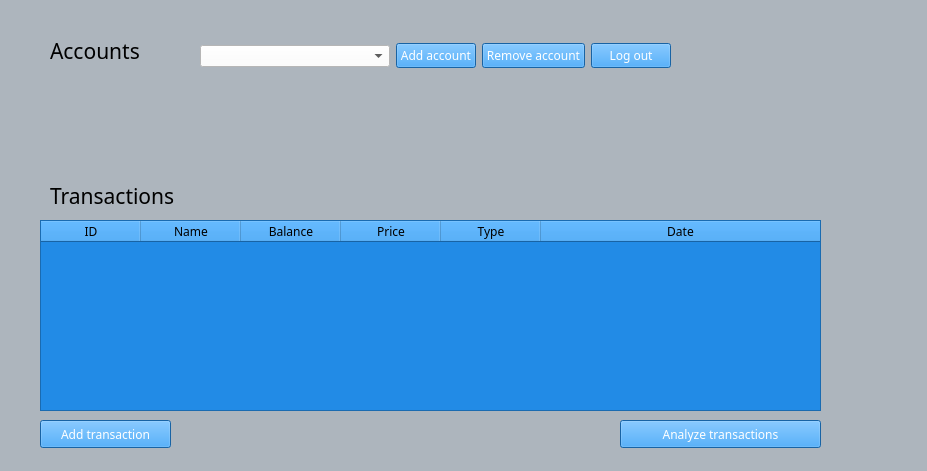
<?xml version="1.0" encoding="UTF-8"?>
<ui version="4.0">
 <class>AccountsForm</class>
 <widget class="QWidget" name="AccountsForm">
  <property name="enabled">
   <bool>true</bool>
  </property>
  <property name="geometry">
   <rect>
    <x>0</x>
    <y>0</y>
    <width>927</width>
    <height>471</height>
   </rect>
  </property>
  <property name="windowTitle">
   <string>Accounts</string>
  </property>
  <property name="toolTip">
   <string>&lt;html&gt;&lt;head/&gt;&lt;body&gt;&lt;p&gt;&lt;br/&gt;&lt;/p&gt;&lt;/body&gt;&lt;/html&gt;</string>
  </property>
  <property name="styleSheet">
   <string notr="true">background-color: #adb5bd</string>
  </property>
  <widget class="QLabel" name="l_accounts">
   <property name="geometry">
    <rect>
     <x>50</x>
     <y>20</y>
     <width>134</width>
     <height>62</height>
    </rect>
   </property>
   <property name="font">
    <font>
     <family>OCR A Extended</family>
     <pointsize>16</pointsize>
    </font>
   </property>
   <property name="text">
    <string>Accounts</string>
   </property>
  </widget>
  <widget class="QPushButton" name="pb_addtransaction">
   <property name="geometry">
    <rect>
     <x>40</x>
     <y>420</y>
     <width>131</width>
     <height>28</height>
    </rect>
   </property>
   <property name="font">
    <font>
     <family>OCR A Extended</family>
    </font>
   </property>
   <property name="styleSheet">
    <string notr="true">background-color:#228be6;
color: #fff</string>
   </property>
   <property name="text">
    <string>Add transaction</string>
   </property>
  </widget>
  <widget class="QLabel" name="l_transactions">
   <property name="geometry">
    <rect>
     <x>50</x>
     <y>180</y>
     <width>251</width>
     <height>31</height>
    </rect>
   </property>
   <property name="font">
    <font>
     <family>OCR A Extended</family>
     <pointsize>16</pointsize>
     <weight>50</weight>
     <bold>false</bold>
    </font>
   </property>
   <property name="text">
    <string>Transactions</string>
   </property>
  </widget>
  <widget class="QTableWidget" name="tw_showinfo">
   <property name="geometry">
    <rect>
     <x>40</x>
     <y>220</y>
     <width>781</width>
     <height>191</height>
    </rect>
   </property>
   <property name="styleSheet">
    <string notr="true">background-color:#228be6;
</string>
   </property>
   <attribute name="horizontalHeaderStretchLastSection">
    <bool>true</bool>
   </attribute>
   <attribute name="verticalHeaderDefaultSectionSize">
    <number>37</number>
   </attribute>
   <attribute name="verticalHeaderMinimumSectionSize">
    <number>30</number>
   </attribute>
   <column>
    <property name="text">
     <string>ID</string>
    </property>
    <property name="font">
     <font>
      <family>OCR A Extended</family>
     </font>
    </property>
   </column>
   <column>
    <property name="text">
     <string>Name</string>
    </property>
    <property name="font">
     <font>
      <family>OCR A Extended</family>
     </font>
    </property>
   </column>
   <column>
    <property name="text">
     <string>Balance</string>
    </property>
    <property name="font">
     <font>
      <family>OCR A Extended</family>
     </font>
    </property>
   </column>
   <column>
    <property name="text">
     <string>Price</string>
    </property>
    <property name="font">
     <font>
      <family>OCR A Extended</family>
     </font>
    </property>
   </column>
   <column>
    <property name="text">
     <string>Type</string>
    </property>
    <property name="font">
     <font>
      <family>OCR A Extended</family>
     </font>
    </property>
   </column>
   <column>
    <property name="text">
     <string>Date</string>
    </property>
    <property name="font">
     <font>
      <family>OCR A Extended</family>
     </font>
    </property>
   </column>
  </widget>
  <widget class="QWidget" name="layoutWidget">
   <property name="geometry">
    <rect>
     <x>200</x>
     <y>40</y>
     <width>471</width>
     <height>32</height>
    </rect>
   </property>
   <layout class="QHBoxLayout" name="horizontalLayout_2">
    <item>
     <widget class="QComboBox" name="cb_dropdown">
      <property name="styleSheet">
       <string notr="true">background-color: #fff</string>
      </property>
     </widget>
    </item>
    <item>
     <layout class="QHBoxLayout" name="horizontalLayout">
      <item>
       <widget class="QPushButton" name="pb_addacc">
        <property name="font">
         <font>
          <family>OCR A Extended</family>
         </font>
        </property>
        <property name="styleSheet">
         <string notr="true">background-color:#228be6;
color: #fff</string>
        </property>
        <property name="text">
         <string>Add account</string>
        </property>
       </widget>
      </item>
      <item>
       <widget class="QPushButton" name="pb_removeacc">
        <property name="font">
         <font>
          <family>OCR A Extended</family>
         </font>
        </property>
        <property name="styleSheet">
         <string notr="true">background-color:#228be6; 
color: #fff</string>
        </property>
        <property name="text">
         <string>Remove account</string>
        </property>
       </widget>
      </item>
      <item>
       <widget class="QPushButton" name="pb_logout">
        <property name="font">
         <font>
          <family>OCR A Extended</family>
         </font>
        </property>
        <property name="styleSheet">
         <string notr="true">background-color:#228be6;
color: #fff</string>
        </property>
        <property name="text">
         <string>Log out</string>
        </property>
       </widget>
      </item>
     </layout>
    </item>
   </layout>
  </widget>
  <widget class="QPushButton" name="pb_analyze">
   <property name="geometry">
    <rect>
     <x>620</x>
     <y>420</y>
     <width>201</width>
     <height>28</height>
    </rect>
   </property>
   <property name="font">
    <font>
     <family>OCR A Extended</family>
    </font>
   </property>
   <property name="styleSheet">
    <string notr="true">background-color:#228be6;
color: #fff</string>
   </property>
   <property name="text">
    <string>Analyze transactions</string>
   </property>
  </widget>
 </widget>
 <resources/>
 <connections/>
</ui>
